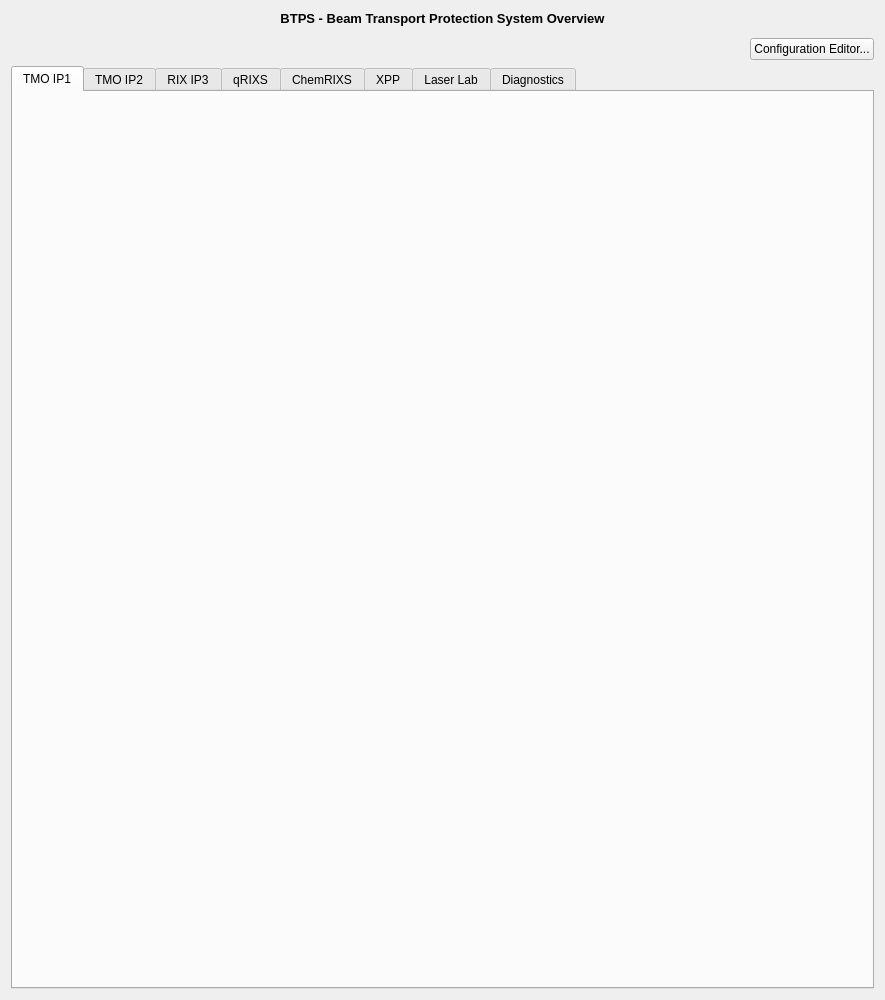
<?xml version="1.0" encoding="UTF-8"?>
<ui version="4.0">
 <class>BTPS</class>
 <widget class="QWidget" name="BTPS">
  <property name="geometry">
   <rect>
    <x>0</x>
    <y>0</y>
    <width>885</width>
    <height>1000</height>
   </rect>
  </property>
  <property name="windowTitle">
   <string>Laser Beam Transport Protection System</string>
  </property>
  <layout class="QVBoxLayout" name="verticalLayout">
   <item>
    <widget class="QLabel" name="label">
     <property name="font">
      <font>
       <pointsize>10</pointsize>
       <weight>75</weight>
       <bold>true</bold>
      </font>
     </property>
     <property name="text">
      <string>BTPS - Beam Transport Protection System Overview</string>
     </property>
     <property name="alignment">
      <set>Qt::AlignCenter</set>
     </property>
    </widget>
   </item>
   <item>
    <widget class="PyDMEmbeddedDisplay" name="PyDMEmbeddedDisplay_4">
     <property name="sizePolicy">
      <sizepolicy hsizetype="Preferred" vsizetype="Fixed">
       <horstretch>0</horstretch>
       <verstretch>0</verstretch>
      </sizepolicy>
     </property>
     <property name="toolTip">
      <string/>
     </property>
     <property name="macros">
      <string>{}</string>
     </property>
     <property name="filename">
      <string>btps-overview.ui</string>
     </property>
     <property name="recursiveDisplaySearch">
      <bool>false</bool>
     </property>
     <property name="loadWhenShown">
      <bool>true</bool>
     </property>
     <property name="disconnectWhenHidden">
      <bool>true</bool>
     </property>
     <property name="followSymlinks">
      <bool>false</bool>
     </property>
    </widget>
   </item>
   <item>
    <layout class="QHBoxLayout" name="horizontalLayout_2">
     <item>
      <spacer name="horizontalSpacer">
       <property name="orientation">
        <enum>Qt::Horizontal</enum>
       </property>
       <property name="sizeHint" stdset="0">
        <size>
         <width>40</width>
         <height>20</height>
        </size>
       </property>
      </spacer>
     </item>
     <item>
      <widget class="PyDMRelatedDisplayButton" name="PyDMRelatedDisplayButton_2">
       <property name="toolTip">
        <string/>
       </property>
       <property name="text">
        <string>Configuration Editor...</string>
       </property>
       <property name="filenames">
        <stringlist>
         <string>btps-config.ui</string>
        </stringlist>
       </property>
       <property name="titles">
        <stringlist>
         <string>&amp;Configuration editor...</string>
        </stringlist>
       </property>
       <property name="showIcon">
        <bool>true</bool>
       </property>
       <property name="macros">
        <stringlist>
         <string>{}</string>
        </stringlist>
       </property>
       <property name="openInNewWindow">
        <bool>true</bool>
       </property>
      </widget>
     </item>
    </layout>
   </item>
   <item>
    <widget class="PyDMTabWidget" name="source_dest_tabwidget">
     <property name="toolTip">
      <string/>
     </property>
     <property name="whatsThis">
      <string/>
     </property>
     <property name="currentIndex">
      <number>0</number>
     </property>
     <property name="alarmChannels">
      <stringlist>
       <string></string>
       <string></string>
       <string></string>
       <string></string>
       <string></string>
       <string></string>
       <string></string>
       <string></string>
      </stringlist>
     </property>
     <widget class="QWidget" name="ld8_tmo_ip1_tab">
      <attribute name="title">
       <string>TMO IP1</string>
      </attribute>
      <layout class="QHBoxLayout" name="horizontalLayout_6">
       <property name="spacing">
        <number>0</number>
       </property>
       <property name="leftMargin">
        <number>0</number>
       </property>
       <property name="topMargin">
        <number>0</number>
       </property>
       <property name="rightMargin">
        <number>0</number>
       </property>
       <property name="bottomMargin">
        <number>0</number>
       </property>
       <item>
        <widget class="PyDMEmbeddedDisplay" name="ld8_tmo_ip1_embed">
         <property name="toolTip">
          <string/>
         </property>
         <property name="macros">
          <string>{&quot;DEST&quot;: &quot;LTLHN:LD8:&quot;}</string>
         </property>
         <property name="filename">
          <string>btps-source-tabs.ui</string>
         </property>
         <property name="loadWhenShown">
          <bool>true</bool>
         </property>
         <property name="disconnectWhenHidden">
          <bool>true</bool>
         </property>
        </widget>
       </item>
      </layout>
     </widget>
     <widget class="QWidget" name="ld10_tmo_ip2_tab">
      <attribute name="title">
       <string>TMO IP2</string>
      </attribute>
      <layout class="QHBoxLayout" name="horizontalLayout">
       <property name="leftMargin">
        <number>0</number>
       </property>
       <property name="topMargin">
        <number>0</number>
       </property>
       <property name="rightMargin">
        <number>0</number>
       </property>
       <property name="bottomMargin">
        <number>0</number>
       </property>
       <item>
        <widget class="PyDMEmbeddedDisplay" name="ld10_tmo_ip2_embed">
         <property name="toolTip">
          <string/>
         </property>
         <property name="macros">
          <string>{&quot;DEST&quot;: &quot;LTLHN:LD10:&quot;}</string>
         </property>
         <property name="filename">
          <string>btps-source-tabs.ui</string>
         </property>
         <property name="loadWhenShown">
          <bool>true</bool>
         </property>
         <property name="disconnectWhenHidden">
          <bool>true</bool>
         </property>
        </widget>
       </item>
      </layout>
     </widget>
     <widget class="QWidget" name="ld2_rix_ip3_tab">
      <attribute name="title">
       <string>RIX IP3</string>
      </attribute>
      <layout class="QHBoxLayout" name="horizontalLayout_11">
       <property name="leftMargin">
        <number>0</number>
       </property>
       <property name="topMargin">
        <number>0</number>
       </property>
       <property name="rightMargin">
        <number>0</number>
       </property>
       <property name="bottomMargin">
        <number>0</number>
       </property>
       <item>
        <widget class="PyDMEmbeddedDisplay" name="ld2_rix_ip3_embed">
         <property name="toolTip">
          <string/>
         </property>
         <property name="macros">
          <string>{&quot;DEST&quot;: &quot;LTLHN:LD2:&quot;}</string>
         </property>
         <property name="filename">
          <string>btps-source-tabs.ui</string>
         </property>
         <property name="loadWhenShown">
          <bool>true</bool>
         </property>
         <property name="disconnectWhenHidden">
          <bool>true</bool>
         </property>
        </widget>
       </item>
      </layout>
     </widget>
     <widget class="QWidget" name="ld6_qrixs_tab">
      <attribute name="title">
       <string>qRIXS</string>
      </attribute>
      <layout class="QHBoxLayout" name="horizontalLayout_16">
       <property name="leftMargin">
        <number>0</number>
       </property>
       <property name="topMargin">
        <number>0</number>
       </property>
       <property name="rightMargin">
        <number>0</number>
       </property>
       <property name="bottomMargin">
        <number>0</number>
       </property>
       <item>
        <widget class="PyDMEmbeddedDisplay" name="ld6_qrixs_embed">
         <property name="toolTip">
          <string/>
         </property>
         <property name="macros">
          <string>{&quot;DEST&quot;: &quot;LTLHN:LD6:&quot;}</string>
         </property>
         <property name="filename">
          <string>btps-source-tabs.ui</string>
         </property>
         <property name="loadWhenShown">
          <bool>true</bool>
         </property>
         <property name="disconnectWhenHidden">
          <bool>true</bool>
         </property>
        </widget>
       </item>
      </layout>
     </widget>
     <widget class="QWidget" name="ld4_chemrixs_tab">
      <attribute name="title">
       <string>ChemRIXS</string>
      </attribute>
      <layout class="QHBoxLayout" name="horizontalLayout_20">
       <property name="leftMargin">
        <number>0</number>
       </property>
       <property name="topMargin">
        <number>0</number>
       </property>
       <property name="rightMargin">
        <number>0</number>
       </property>
       <property name="bottomMargin">
        <number>0</number>
       </property>
       <item>
        <widget class="PyDMEmbeddedDisplay" name="ld4_chemrixs_embed">
         <property name="toolTip">
          <string/>
         </property>
         <property name="macros">
          <string>{&quot;DEST&quot;: &quot;LTLHN:LD4:&quot;}</string>
         </property>
         <property name="filename">
          <string>btps-source-tabs.ui</string>
         </property>
         <property name="loadWhenShown">
          <bool>true</bool>
         </property>
         <property name="disconnectWhenHidden">
          <bool>true</bool>
         </property>
        </widget>
       </item>
      </layout>
     </widget>
     <widget class="QWidget" name="ld14_xpp_tab">
      <attribute name="title">
       <string>XPP</string>
      </attribute>
      <layout class="QHBoxLayout" name="horizontalLayout_24">
       <property name="leftMargin">
        <number>0</number>
       </property>
       <property name="topMargin">
        <number>0</number>
       </property>
       <property name="rightMargin">
        <number>0</number>
       </property>
       <property name="bottomMargin">
        <number>0</number>
       </property>
       <item>
        <widget class="PyDMEmbeddedDisplay" name="ld14_xpp_embed">
         <property name="toolTip">
          <string/>
         </property>
         <property name="macros">
          <string>{&quot;DEST&quot;: &quot;LTLHN:LD14:&quot;}</string>
         </property>
         <property name="filename">
          <string>btps-source-tabs.ui</string>
         </property>
         <property name="loadWhenShown">
          <bool>true</bool>
         </property>
         <property name="disconnectWhenHidden">
          <bool>true</bool>
         </property>
        </widget>
       </item>
      </layout>
     </widget>
     <widget class="QWidget" name="ld9_laser_lab_tab">
      <attribute name="title">
       <string>Laser Lab</string>
      </attribute>
      <layout class="QHBoxLayout" name="horizontalLayout_28">
       <property name="leftMargin">
        <number>0</number>
       </property>
       <property name="topMargin">
        <number>0</number>
       </property>
       <property name="rightMargin">
        <number>0</number>
       </property>
       <property name="bottomMargin">
        <number>0</number>
       </property>
       <item>
        <widget class="PyDMEmbeddedDisplay" name="ld9_laser_lab_embed">
         <property name="toolTip">
          <string/>
         </property>
         <property name="macros">
          <string>{&quot;DEST&quot;: &quot;LTLHN:LD9:&quot;}</string>
         </property>
         <property name="filename">
          <string>btps-source-tabs.ui</string>
         </property>
         <property name="loadWhenShown">
          <bool>true</bool>
         </property>
         <property name="disconnectWhenHidden">
          <bool>true</bool>
         </property>
        </widget>
       </item>
      </layout>
     </widget>
     <widget class="QWidget" name="ld1_diagnostics_tab">
      <attribute name="title">
       <string>Diagnostics</string>
      </attribute>
      <layout class="QHBoxLayout" name="horizontalLayout_3">
       <item>
        <widget class="PyDMEmbeddedDisplay" name="ld1_diagnostics_embed">
         <property name="toolTip">
          <string/>
         </property>
         <property name="macros">
          <string>{&quot;DEST&quot;: &quot;LTLHN:LD1:&quot;}</string>
         </property>
         <property name="filename">
          <string>btps-source-tabs.ui</string>
         </property>
         <property name="loadWhenShown">
          <bool>true</bool>
         </property>
         <property name="disconnectWhenHidden">
          <bool>true</bool>
         </property>
        </widget>
       </item>
      </layout>
     </widget>
    </widget>
   </item>
  </layout>
 </widget>
 <customwidgets>
  <customwidget>
   <class>PyDMTabWidget</class>
   <extends>QTabWidget</extends>
   <header>pydm.widgets.tab_bar</header>
   <container>1</container>
  </customwidget>
  <customwidget>
   <class>PyDMEmbeddedDisplay</class>
   <extends>QFrame</extends>
   <header>pydm.widgets.embedded_display</header>
   <container>1</container>
  </customwidget>
  <customwidget>
   <class>PyDMRelatedDisplayButton</class>
   <extends>QPushButton</extends>
   <header>pydm.widgets.related_display_button</header>
  </customwidget>
 </customwidgets>
 <resources/>
 <connections/>
</ui>
